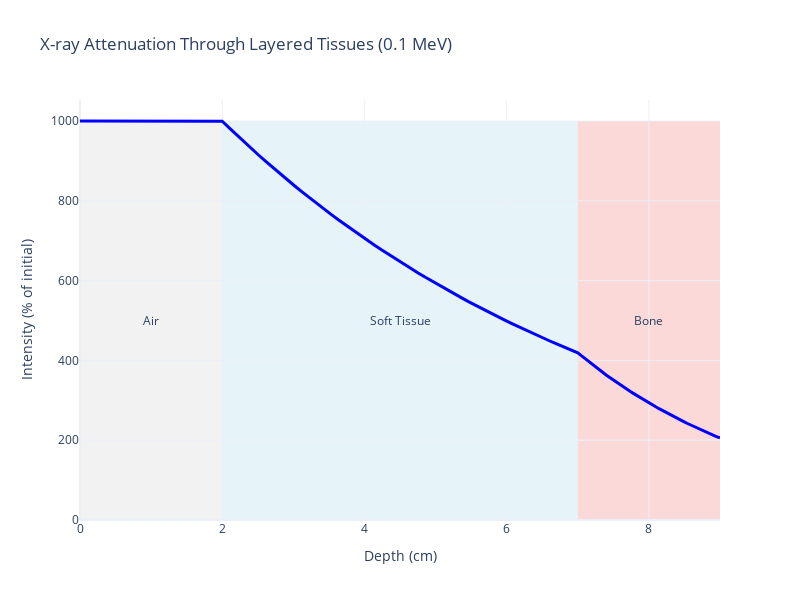

Here is the notebook cell this chart was saved with:
### Markdown cell above
# Plot Layered structure: (air, soft tissue, bone)

### Code cell
# Parameters
energy = 0.1  # MeV 
I0 = 1000  # Initial intensity

# Layered structure: (tissue, thickness in cm)
layers = [("air", 2), ("soft_tissue", 5), ("bone", 2)]
colors = {
    "air": "lightgray",
    "soft_tissue": "lightblue",
    "bone": "lightcoral"
}

xray_plotter.plot_layered_attenuation_plotly(layers, colors, energy, I0)

### Figure 1 — Plotly figure (JSON) as saved in the notebook; plotly's stock layout.template omitted (floating-point values rounded to 4 significant figures; data arrays with more than 128 entries replaced by an {"elided": "..."} marker saying what was removed)
{"data": [{"line": {"color": "blue", "width": 3}, "mode": "lines", "name": "Continuous Attenuation", "type": "scatter", "x": {"elided": "150 float values"}, "y": {"elided": "150 float values"}}], "layout": {"annotations": [{"showarrow": false, "text": "Air", "x": 1, "y": 500}, {"showarrow": false, "text": "Soft Tissue", "x": 4.5, "y": 500}, {"showarrow": false, "text": "Bone", "x": 8, "y": 500}], "height": 600, "shapes": [{"fillcolor": "lightgray", "layer": "below", "line": {"width": 0}, "opacity": 0.3, "type": "rect", "x0": 0, "x1": 2, "y0": 0, "y1": 1000}, {"fillcolor": "lightblue", "layer": "below", "line": {"width": 0}, "opacity": 0.3, "type": "rect", "x0": 2, "x1": 7, "y0": 0, "y1": 1000}, {"fillcolor": "lightcoral", "layer": "below", "line": {"width": 0}, "opacity": 0.3, "type": "rect", "x0": 7, "x1": 9, "y0": 0, "y1": 1000}], "title": {"text": "X-ray Attenuation Through Layered Tissues (0.1 MeV)"}, "width": 800, "xaxis": {"title": {"text": "Depth (cm)"}}, "yaxis": {"title": {"text": "Intensity (% of initial)"}}}}
